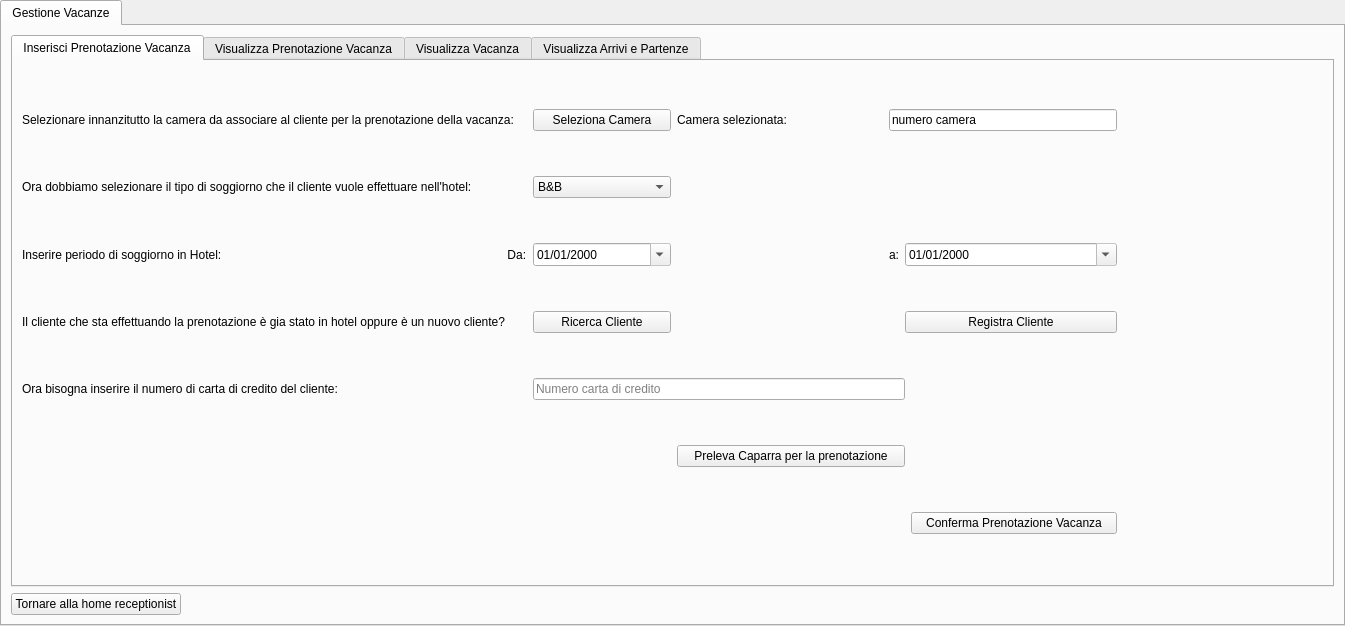
<?xml version="1.0" encoding="UTF-8"?>
<ui version="4.0">
 <class>tabGestireLaVacanza</class>
 <widget class="QTabWidget" name="tabGestireLaVacanza">
  <property name="geometry">
   <rect>
    <x>0</x>
    <y>0</y>
    <width>1345</width>
    <height>626</height>
   </rect>
  </property>
  <property name="windowTitle">
   <string>Gestione Vacanze</string>
  </property>
  <widget class="QWidget" name="tabGestioneVacanze">
   <attribute name="title">
    <string>Gestione Vacanze</string>
   </attribute>
   <layout class="QGridLayout" name="gridLayout">
    <item row="3" column="0">
     <widget class="QPushButton" name="btnTornareHomeReceptionist">
      <property name="text">
       <string>Tornare alla home receptionist</string>
      </property>
     </widget>
    </item>
    <item row="3" column="1">
     <spacer name="horizontalSpacer_13">
      <property name="orientation">
       <enum>Qt::Horizontal</enum>
      </property>
      <property name="sizeHint" stdset="0">
       <size>
        <width>40</width>
        <height>20</height>
       </size>
      </property>
     </spacer>
    </item>
    <item row="2" column="0" colspan="2">
     <widget class="QTabWidget" name="tabHomeGestioneVacanzeReceptionist">
      <property name="currentIndex">
       <number>0</number>
      </property>
      <widget class="QWidget" name="tabInserisciPrenotazioneVacanza">
       <attribute name="title">
        <string>Inserisci Prenotazione Vacanza</string>
       </attribute>
       <layout class="QGridLayout" name="gridLayout_2">
        <item row="2" column="4" colspan="2">
         <widget class="QDateEdit" name="dateeditDataFineSoggiorno">
          <property name="readOnly">
           <bool>true</bool>
          </property>
          <property name="displayFormat">
           <string>dd/MM/yyyy</string>
          </property>
          <property name="calendarPopup">
           <bool>true</bool>
          </property>
         </widget>
        </item>
        <item row="4" column="0">
         <widget class="QLabel" name="labelNumeroCartaCreditoCliente">
          <property name="text">
           <string>Ora bisogna inserire il numero di carta di credito del cliente:</string>
          </property>
         </widget>
        </item>
        <item row="3" column="1">
         <widget class="QPushButton" name="btnRicercaCliente">
          <property name="text">
           <string>Ricerca Cliente</string>
          </property>
         </widget>
        </item>
        <item row="2" column="0">
         <widget class="QLabel" name="labelInserirePeriodoSoggiornoDa">
          <property name="text">
           <string>Inserire periodo di soggiorno in Hotel:                                                                                      Da:</string>
          </property>
         </widget>
        </item>
        <item row="2" column="2">
         <spacer name="horizontalSpacer_9">
          <property name="orientation">
           <enum>Qt::Horizontal</enum>
          </property>
          <property name="sizeHint" stdset="0">
           <size>
            <width>40</width>
            <height>20</height>
           </size>
          </property>
         </spacer>
        </item>
        <item row="7" column="0" colspan="4">
         <spacer name="horizontalSpacer_10">
          <property name="orientation">
           <enum>Qt::Horizontal</enum>
          </property>
          <property name="sizeHint" stdset="0">
           <size>
            <width>40</width>
            <height>20</height>
           </size>
          </property>
         </spacer>
        </item>
        <item row="4" column="1" colspan="4">
         <widget class="QLineEdit" name="lineeditNumeroCartaCreditoCliente">
          <property name="text">
           <string/>
          </property>
          <property name="placeholderText">
           <string>Numero carta di credito</string>
          </property>
         </widget>
        </item>
        <item row="1" column="1">
         <widget class="QComboBox" name="comboboxTipoSoggiornoDaEffettuare">
          <item>
           <property name="text">
            <string>B&amp;B</string>
           </property>
          </item>
          <item>
           <property name="text">
            <string>Mezza Pensione</string>
           </property>
          </item>
          <item>
           <property name="text">
            <string>Pensione Completa</string>
           </property>
          </item>
         </widget>
        </item>
        <item row="0" column="1">
         <widget class="QPushButton" name="btnSelezionaCamera">
          <property name="text">
           <string>Seleziona Camera</string>
          </property>
         </widget>
        </item>
        <item row="1" column="0">
         <widget class="QLabel" name="labelTipoSoggiornoDaEffettuare">
          <property name="text">
           <string>Ora dobbiamo selezionare il tipo di soggiorno che il cliente vuole effettuare nell'hotel:</string>
          </property>
         </widget>
        </item>
        <item row="3" column="0">
         <widget class="QLabel" name="labelClienteMaiStatoInHotelOppureGiaStato">
          <property name="text">
           <string>Il cliente che sta effettuando la prenotazione è gia stato in hotel oppure è un nuovo cliente?</string>
          </property>
         </widget>
        </item>
        <item row="3" column="2" colspan="2">
         <spacer name="horizontalSpacer_8">
          <property name="orientation">
           <enum>Qt::Horizontal</enum>
          </property>
          <property name="sizeHint" stdset="0">
           <size>
            <width>40</width>
            <height>20</height>
           </size>
          </property>
         </spacer>
        </item>
        <item row="2" column="3">
         <widget class="QLabel" name="labelInserirePeriodoSoggiornoA">
          <property name="text">
           <string>a:</string>
          </property>
         </widget>
        </item>
        <item row="0" column="2">
         <widget class="QLabel" name="labelVisualizzaCameraSelezionata">
          <property name="text">
           <string>Camera selezionata:</string>
          </property>
         </widget>
        </item>
        <item row="2" column="1">
         <widget class="QDateEdit" name="dateeditDataInizioSoggiorno">
          <property name="readOnly">
           <bool>true</bool>
          </property>
          <property name="displayFormat">
           <string>dd/MM/yyyy</string>
          </property>
          <property name="calendarPopup">
           <bool>true</bool>
          </property>
         </widget>
        </item>
        <item row="0" column="0">
         <widget class="QLabel" name="labelSelezionareCameraDaAssociareCliente">
          <property name="text">
           <string>Selezionare innanzitutto la camera da associare al cliente per la prenotazione della vacanza:</string>
          </property>
         </widget>
        </item>
        <item row="0" column="3" colspan="3">
         <widget class="QLineEdit" name="lineeditVisualizzaCameraSelezionata">
          <property name="text">
           <string>numero camera</string>
          </property>
          <property name="readOnly">
           <bool>true</bool>
          </property>
         </widget>
        </item>
        <item row="7" column="5">
         <widget class="QPushButton" name="btnConfermaPrenotazioneVacanza">
          <property name="text">
           <string>Conferma Prenotazione Vacanza</string>
          </property>
         </widget>
        </item>
        <item row="3" column="4" colspan="2">
         <widget class="QPushButton" name="btnRegistraCliente">
          <property name="text">
           <string>Registra Cliente</string>
          </property>
         </widget>
        </item>
        <item row="5" column="6">
         <spacer name="horizontalSpacer_2">
          <property name="orientation">
           <enum>Qt::Horizontal</enum>
          </property>
          <property name="sizeHint" stdset="0">
           <size>
            <width>40</width>
            <height>20</height>
           </size>
          </property>
         </spacer>
        </item>
        <item row="5" column="0" colspan="2">
         <spacer name="horizontalSpacer">
          <property name="orientation">
           <enum>Qt::Horizontal</enum>
          </property>
          <property name="sizeHint" stdset="0">
           <size>
            <width>40</width>
            <height>20</height>
           </size>
          </property>
         </spacer>
        </item>
        <item row="5" column="2" colspan="3">
         <widget class="QPushButton" name="btnPrelevaCaparraPrenotazione">
          <property name="text">
           <string>Preleva Caparra per la prenotazione</string>
          </property>
         </widget>
        </item>
        <item row="5" column="5">
         <spacer name="horizontalSpacer_7">
          <property name="orientation">
           <enum>Qt::Horizontal</enum>
          </property>
          <property name="sizeHint" stdset="0">
           <size>
            <width>40</width>
            <height>20</height>
           </size>
          </property>
         </spacer>
        </item>
       </layout>
      </widget>
      <widget class="QWidget" name="tabVisualizzaPrenotazionaVacanza">
       <attribute name="title">
        <string>Visualizza Prenotazione Vacanza</string>
       </attribute>
       <layout class="QGridLayout" name="gridLayout_3">
        <item row="4" column="0" colspan="2">
         <spacer name="horizontalSpacer_5">
          <property name="orientation">
           <enum>Qt::Horizontal</enum>
          </property>
          <property name="sizeHint" stdset="0">
           <size>
            <width>40</width>
            <height>20</height>
           </size>
          </property>
         </spacer>
        </item>
        <item row="5" column="0" rowspan="2" colspan="3">
         <widget class="QGroupBox" name="groupBoxCheckIn">
          <property name="font">
           <font>
            <pointsize>15</pointsize>
           </font>
          </property>
          <property name="title">
           <string>CheckIn nella struttura aberghiera della prenotazione vacanza ricercata:</string>
          </property>
          <property name="alignment">
           <set>Qt::AlignCenter</set>
          </property>
          <layout class="QGridLayout" name="gridLayout_5">
           <item row="0" column="0">
            <widget class="QLabel" name="labelQuantiClientiInserireNelCheckIn">
             <property name="font">
              <font>
               <pointsize>15</pointsize>
              </font>
             </property>
             <property name="text">
              <string>Vuoi inserire altri clienti che fanno parte di questa vacanza?</string>
             </property>
            </widget>
           </item>
           <item row="1" column="0" colspan="3">
            <widget class="QGroupBox" name="groupboxSchedaVisualizzazioneOmbrelloniDisponibiliCheckIn">
             <property name="title">
              <string>Scheda ombrelloni disponibili nel periodo di soggiorno selezionato:</string>
             </property>
             <layout class="QGridLayout" name="gridLayout_6">
              <item row="0" column="1">
               <widget class="QListWidget" name="listwidgetOmbrelloniDisponibiliVacanza">
                <property name="selectionMode">
                 <enum>QAbstractItemView::SingleSelection</enum>
                </property>
                <item>
                 <property name="text">
                  <string>Ombrellone 1</string>
                 </property>
                </item>
                <item>
                 <property name="text">
                  <string>Ombrellone 2</string>
                 </property>
                </item>
                <item>
                 <property name="text">
                  <string>Ombrellone 3</string>
                 </property>
                </item>
                <item>
                 <property name="text">
                  <string>Ombrellone 4</string>
                 </property>
                </item>
                <item>
                 <property name="text">
                  <string>Ombrellone 5</string>
                 </property>
                </item>
                <item>
                 <property name="text">
                  <string>Ombrellone 6</string>
                 </property>
                </item>
                <item>
                 <property name="text">
                  <string>Ombrellone 7</string>
                 </property>
                </item>
               </widget>
              </item>
             </layout>
            </widget>
           </item>
           <item row="0" column="2">
            <widget class="QPushButton" name="btnAggiungiClientiVacanza">
             <property name="text">
              <string>Aggiungi Clienti</string>
             </property>
            </widget>
           </item>
           <item row="0" column="1">
            <spacer name="horizontalSpacer_6">
             <property name="orientation">
              <enum>Qt::Horizontal</enum>
             </property>
             <property name="sizeHint" stdset="0">
              <size>
               <width>40</width>
               <height>20</height>
              </size>
             </property>
            </spacer>
           </item>
           <item row="2" column="2">
            <widget class="QPushButton" name="btnEseguiCheckIn">
             <property name="text">
              <string>Esegui CheckIn</string>
             </property>
            </widget>
           </item>
          </layout>
         </widget>
        </item>
        <item row="2" column="0" colspan="2">
         <spacer name="horizontalSpacer_4">
          <property name="orientation">
           <enum>Qt::Horizontal</enum>
          </property>
          <property name="sizeHint" stdset="0">
           <size>
            <width>40</width>
            <height>20</height>
           </size>
          </property>
         </spacer>
        </item>
        <item row="4" column="2">
         <widget class="QPushButton" name="btnEliminaPrenotazioneVacanza">
          <property name="text">
           <string>Elimina Prenotazione Vacanza</string>
          </property>
         </widget>
        </item>
        <item row="2" column="2">
         <widget class="QPushButton" name="btnModificaPrenotazioneVacanza">
          <property name="text">
           <string>Modifica Prenotazione Vacanza</string>
          </property>
         </widget>
        </item>
        <item row="0" column="2">
         <widget class="QPushButton" name="btnRicercaPrenotazioneVacanza">
          <property name="text">
           <string>Ricerca Prenotazione Vacanza</string>
          </property>
         </widget>
        </item>
        <item row="0" column="1">
         <spacer name="horizontalSpacer_3">
          <property name="orientation">
           <enum>Qt::Horizontal</enum>
          </property>
          <property name="sizeHint" stdset="0">
           <size>
            <width>40</width>
            <height>20</height>
           </size>
          </property>
         </spacer>
        </item>
        <item row="0" column="0">
         <widget class="QLabel" name="labelQualePrenotazioneDiVacanzaVisualizzare">
          <property name="text">
           <string>Quale prenotazione di una vacanza si intende visualizzare?</string>
          </property>
         </widget>
        </item>
        <item row="1" column="0" colspan="3">
         <widget class="QGroupBox" name="groupboxSchedaVisualizzazionePrenotazionevacanzaRicercata">
          <property name="title">
           <string>Scheda visualizzazione prenotazione della vacanza ricercata:</string>
          </property>
          <layout class="QGridLayout" name="gridLayout_4">
           <item row="2" column="6">
            <widget class="QDateEdit" name="dateeditClienteSoggiorneraStrutturaA_2">
             <property name="sizePolicy">
              <sizepolicy hsizetype="Expanding" vsizetype="Fixed">
               <horstretch>0</horstretch>
               <verstretch>0</verstretch>
              </sizepolicy>
             </property>
             <property name="readOnly">
              <bool>true</bool>
             </property>
             <property name="displayFormat">
              <string>dd/MM/yyyy</string>
             </property>
             <property name="calendarPopup">
              <bool>true</bool>
             </property>
            </widget>
           </item>
           <item row="3" column="0">
            <widget class="QLabel" name="label_23">
             <property name="text">
              <string>La cemera del cliente è:</string>
             </property>
            </widget>
           </item>
           <item row="0" column="0">
            <widget class="QLabel" name="labelTipoSoggiornoVacanza">
             <property name="text">
              <string>Tipo soggiorno vacanza:</string>
             </property>
            </widget>
           </item>
           <item row="2" column="0">
            <widget class="QLabel" name="labelClienteSoggiorneraStrutturaDa">
             <property name="text">
              <string>Il cliente soggiornerà nella struttura dal:</string>
             </property>
            </widget>
           </item>
           <item row="2" column="1">
            <widget class="QDateEdit" name="dateeditClienteSoggiorneraStrutturaDa_2">
             <property name="sizePolicy">
              <sizepolicy hsizetype="Preferred" vsizetype="Fixed">
               <horstretch>0</horstretch>
               <verstretch>0</verstretch>
              </sizepolicy>
             </property>
             <property name="readOnly">
              <bool>true</bool>
             </property>
             <property name="displayFormat">
              <string>dd/MM/yyyy</string>
             </property>
             <property name="calendarPopup">
              <bool>true</bool>
             </property>
            </widget>
           </item>
           <item row="2" column="2">
            <widget class="QLabel" name="labelClienteSoggiorneraStrutturaA">
             <property name="text">
              <string>al:</string>
             </property>
            </widget>
           </item>
           <item row="0" column="1" colspan="6">
            <widget class="QLineEdit" name="lineeditTipoSoggiornoVacanza">
             <property name="sizePolicy">
              <sizepolicy hsizetype="Expanding" vsizetype="Fixed">
               <horstretch>0</horstretch>
               <verstretch>0</verstretch>
              </sizepolicy>
             </property>
             <property name="text">
              <string/>
             </property>
             <property name="readOnly">
              <bool>true</bool>
             </property>
             <property name="placeholderText">
              <string>B&amp;B /Mezza Pensione / Pensione Completa</string>
             </property>
            </widget>
           </item>
           <item row="3" column="1">
            <widget class="QLineEdit" name="lineEdit_7">
             <property name="text">
              <string/>
             </property>
             <property name="readOnly">
              <bool>true</bool>
             </property>
             <property name="placeholderText">
              <string>Numero camera</string>
             </property>
            </widget>
           </item>
          </layout>
         </widget>
        </item>
       </layout>
      </widget>
      <widget class="QWidget" name="tabVisualizzaVacanza">
       <attribute name="title">
        <string>Visualizza Vacanza</string>
       </attribute>
       <layout class="QGridLayout" name="gridLayout_8">
        <item row="1" column="0" colspan="2">
         <widget class="QGroupBox" name="groupboxSchedaVisualizzazioneVacanzaRicercata">
          <property name="title">
           <string>Scheda visualizzazione vacanza ricercata:</string>
          </property>
          <layout class="QGridLayout" name="gridLayout_9">
           <item row="1" column="0">
            <widget class="QLabel" name="labelTipoSoggiorno">
             <property name="text">
              <string>Tipo Soggiorno:</string>
             </property>
            </widget>
           </item>
           <item row="0" column="0">
            <widget class="QLabel" name="labelNumeroCamera">
             <property name="text">
              <string>Numero camera:</string>
             </property>
            </widget>
           </item>
           <item row="2" column="3">
            <widget class="QLabel" name="labelClienteSoggiorneraA">
             <property name="text">
              <string>a:</string>
             </property>
            </widget>
           </item>
           <item row="3" column="0">
            <widget class="QLabel" name="labelClientePresoCaricoPrenotazione">
             <property name="text">
              <string>Il cliente che si è preso carico della prenotazione in hotel è:</string>
             </property>
            </widget>
           </item>
           <item row="4" column="1" colspan="4">
            <widget class="QLineEdit" name="lineeditNumeroCartaCredito">
             <property name="text">
              <string/>
             </property>
             <property name="readOnly">
              <bool>true</bool>
             </property>
             <property name="placeholderText">
              <string>numero carta di credito</string>
             </property>
            </widget>
           </item>
           <item row="3" column="3" colspan="2">
            <widget class="QTreeWidget" name="treewidgetSpecificheClientiInPiu">
             <property name="selectionMode">
              <enum>QAbstractItemView::NoSelection</enum>
             </property>
             <column>
              <property name="text">
               <string>Nome</string>
              </property>
             </column>
             <column>
              <property name="text">
               <string>Cognome</string>
              </property>
             </column>
             <item>
              <property name="text">
               <string>Marco</string>
              </property>
              <property name="text">
               <string>Rossi</string>
              </property>
             </item>
            </widget>
           </item>
           <item row="4" column="0">
            <widget class="QLabel" name="labelNumeroCartaCredito">
             <property name="text">
              <string>Numero Carta di Credito:</string>
             </property>
            </widget>
           </item>
           <item row="2" column="0">
            <widget class="QLabel" name="labelClienteSoggiorneraDa">
             <property name="text">
              <string>Il cliente soggiornerà nella struttura:                    Da:</string>
             </property>
            </widget>
           </item>
           <item row="3" column="2">
            <widget class="QLabel" name="labelAltriClientiPrenotazione">
             <property name="text">
              <string>Fanno parte della vacanza anche:</string>
             </property>
            </widget>
           </item>
           <item row="2" column="4">
            <widget class="QDateEdit" name="dateeditClienteSoggiorneraStrutturaA">
             <property name="sizePolicy">
              <sizepolicy hsizetype="Expanding" vsizetype="Fixed">
               <horstretch>0</horstretch>
               <verstretch>0</verstretch>
              </sizepolicy>
             </property>
             <property name="readOnly">
              <bool>true</bool>
             </property>
             <property name="displayFormat">
              <string>dd/MM/yyyy</string>
             </property>
             <property name="calendarPopup">
              <bool>true</bool>
             </property>
            </widget>
           </item>
           <item row="0" column="1" colspan="4">
            <widget class="QLineEdit" name="lineeditNumeroCameraCliente">
             <property name="text">
              <string/>
             </property>
             <property name="readOnly">
              <bool>true</bool>
             </property>
             <property name="placeholderText">
              <string>numero</string>
             </property>
            </widget>
           </item>
           <item row="1" column="1" colspan="4">
            <widget class="QLineEdit" name="lineeditTipoSoggiornoPrenotato">
             <property name="text">
              <string/>
             </property>
             <property name="readOnly">
              <bool>true</bool>
             </property>
             <property name="placeholderText">
              <string>B&amp;B/Mezza Pensione/Pensione Completa</string>
             </property>
            </widget>
           </item>
           <item row="5" column="0">
            <widget class="QLabel" name="labelOmbrelloneAssociatoVacanza">
             <property name="text">
              <string>Ombrellone associato alla vacanza dalla struttura:</string>
             </property>
            </widget>
           </item>
           <item row="2" column="1" colspan="2">
            <widget class="QDateEdit" name="dateeditClienteSoggiorneraStrutturaDa">
             <property name="readOnly">
              <bool>true</bool>
             </property>
             <property name="displayFormat">
              <string>dd/MM/yyyy</string>
             </property>
             <property name="calendarPopup">
              <bool>true</bool>
             </property>
            </widget>
           </item>
           <item row="5" column="1" colspan="4">
            <widget class="QLineEdit" name="lineeditNumeroOmbrelloneAssociatoVacanza">
             <property name="text">
              <string/>
             </property>
             <property name="readOnly">
              <bool>true</bool>
             </property>
             <property name="placeholderText">
              <string>numero dell'ombrellone</string>
             </property>
            </widget>
           </item>
           <item row="3" column="1">
            <widget class="QLineEdit" name="lineeditClientePresoCaricoPrenotazione">
             <property name="text">
              <string/>
             </property>
             <property name="readOnly">
              <bool>true</bool>
             </property>
             <property name="placeholderText">
              <string>Nome Cognome</string>
             </property>
            </widget>
           </item>
          </layout>
         </widget>
        </item>
        <item row="0" column="1">
         <widget class="QPushButton" name="btnRicercaVacanza">
          <property name="text">
           <string>Ricerca Vacanza</string>
          </property>
         </widget>
        </item>
        <item row="3" column="1">
         <widget class="QPushButton" name="btnModificatermineVacanzaOmbrellone">
          <property name="text">
           <string>Modifica TermineVacanza/Ombrellone</string>
          </property>
         </widget>
        </item>
        <item row="0" column="0">
         <widget class="QLabel" name="labelDomandaDiQualeVacanzaHaiBisogno">
          <property name="text">
           <string>Di quale vacanza hai bisogno?</string>
          </property>
         </widget>
        </item>
        <item row="3" column="0">
         <spacer name="horizontalSpacer_11">
          <property name="orientation">
           <enum>Qt::Horizontal</enum>
          </property>
          <property name="sizeHint" stdset="0">
           <size>
            <width>40</width>
            <height>20</height>
           </size>
          </property>
         </spacer>
        </item>
        <item row="4" column="0">
         <widget class="QLabel" name="labelDomandaEseguireCheckOutVacanza">
          <property name="sizePolicy">
           <sizepolicy hsizetype="Preferred" vsizetype="Preferred">
            <horstretch>0</horstretch>
            <verstretch>0</verstretch>
           </sizepolicy>
          </property>
          <property name="text">
           <string>Vuoi eseguire il CheckOut della vacanza ricercata?</string>
          </property>
          <property name="alignment">
           <set>Qt::AlignRight|Qt::AlignTrailing|Qt::AlignVCenter</set>
          </property>
         </widget>
        </item>
        <item row="4" column="1">
         <widget class="QPushButton" name="btnEseguireCheckOut">
          <property name="text">
           <string>Esegui CheckOut</string>
          </property>
         </widget>
        </item>
       </layout>
      </widget>
      <widget class="QWidget" name="tabVisualizzaArriviPartenze">
       <attribute name="title">
        <string>Visualizza Arrivi e Partenze</string>
       </attribute>
       <layout class="QGridLayout" name="gridLayout_10">
        <item row="0" column="0">
         <widget class="QGroupBox" name="groupboxSchedaArrivi">
          <property name="title">
           <string>Scheda Arrivi:</string>
          </property>
          <layout class="QGridLayout" name="gridLayout_11">
           <item row="0" column="0">
            <widget class="QTreeWidget" name="treewidgetSpecificheArrivi">
             <property name="selectionMode">
              <enum>QAbstractItemView::NoSelection</enum>
             </property>
             <property name="selectionBehavior">
              <enum>QAbstractItemView::SelectItems</enum>
             </property>
             <column>
              <property name="text">
               <string>Camera n:</string>
              </property>
             </column>
             <column>
              <property name="text">
               <string>Tipo soggiorno</string>
              </property>
             </column>
             <column>
              <property name="text">
               <string>Data Inzio Soggiorno</string>
              </property>
             </column>
             <column>
              <property name="text">
               <string>Data Fine Soggiorno</string>
              </property>
             </column>
             <column>
              <property name="text">
               <string>Cliente</string>
              </property>
             </column>
             <column>
              <property name="text">
               <string>Numero carta credito</string>
              </property>
             </column>
             <item>
              <property name="text">
               <string>1</string>
              </property>
              <property name="text">
               <string>B&amp;B/..</string>
              </property>
              <property name="text">
               <string>gg/mm/aa</string>
              </property>
              <property name="text">
               <string>gg/mm/aa</string>
              </property>
              <property name="text">
               <string>Mario rossi</string>
              </property>
              <property name="text">
               <string>22639816</string>
              </property>
              <property name="flags">
               <set>ItemIsDragEnabled|ItemIsDropEnabled|ItemIsUserCheckable|ItemIsEnabled</set>
              </property>
             </item>
             <item>
              <property name="text">
               <string/>
              </property>
              <property name="text">
               <string/>
              </property>
              <property name="text">
               <string/>
              </property>
              <property name="text">
               <string/>
              </property>
              <property name="text">
               <string/>
              </property>
              <property name="text">
               <string/>
              </property>
             </item>
            </widget>
           </item>
          </layout>
         </widget>
        </item>
        <item row="1" column="0">
         <widget class="QGroupBox" name="groupboxSchedaPartenze">
          <property name="title">
           <string>Scheda Partenze:</string>
          </property>
          <layout class="QGridLayout" name="gridLayout_12">
           <item row="0" column="0">
            <widget class="QTreeWidget" name="treewidgetSpecifichePartenze">
             <property name="selectionMode">
              <enum>QAbstractItemView::NoSelection</enum>
             </property>
             <property name="selectionBehavior">
              <enum>QAbstractItemView::SelectItems</enum>
             </property>
             <column>
              <property name="text">
               <string>Camera n:</string>
              </property>
             </column>
             <column>
              <property name="text">
               <string>Tipo soggiorno</string>
              </property>
             </column>
             <column>
              <property name="text">
               <string>Data Inzio Soggiorno</string>
              </property>
             </column>
             <column>
              <property name="text">
               <string>Data Fine Soggiorno</string>
              </property>
             </column>
             <column>
              <property name="text">
               <string>Cliente</string>
              </property>
             </column>
             <column>
              <property name="text">
               <string>Numero carta credito</string>
              </property>
             </column>
             <column>
              <property name="text">
               <string>Ombrellone</string>
              </property>
             </column>
             <item>
              <property name="text">
               <string>1</string>
              </property>
              <property name="text">
               <string>B&amp;B/..</string>
              </property>
              <property name="text">
               <string>gg/mm/aa</string>
              </property>
              <property name="text">
               <string>gg/mm/aa</string>
              </property>
              <property name="text">
               <string>Mario rossi</string>
              </property>
              <property name="text">
               <string>22639816</string>
              </property>
              <property name="text">
               <string>1</string>
              </property>
              <property name="flags">
               <set>ItemIsDragEnabled|ItemIsDropEnabled|ItemIsUserCheckable|ItemIsEnabled</set>
              </property>
             </item>
             <item>
              <property name="text">
               <string/>
              </property>
              <property name="text">
               <string/>
              </property>
              <property name="text">
               <string/>
              </property>
              <property name="text">
               <string/>
              </property>
              <property name="text">
               <string/>
              </property>
              <property name="text">
               <string/>
              </property>
              <property name="text">
               <string/>
              </property>
             </item>
            </widget>
           </item>
          </layout>
         </widget>
        </item>
       </layout>
      </widget>
     </widget>
    </item>
   </layout>
  </widget>
 </widget>
 <resources/>
 <connections/>
</ui>
